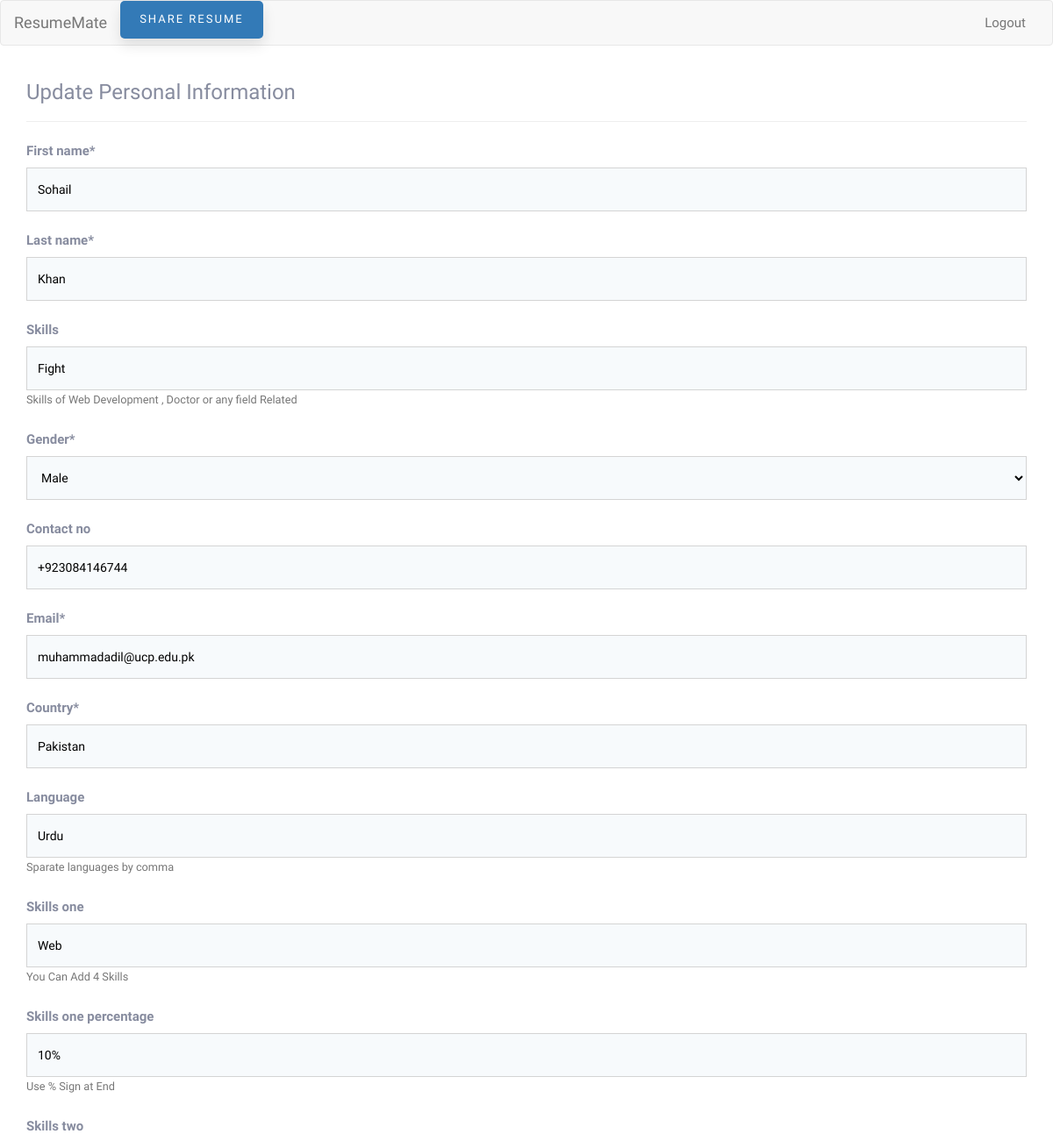
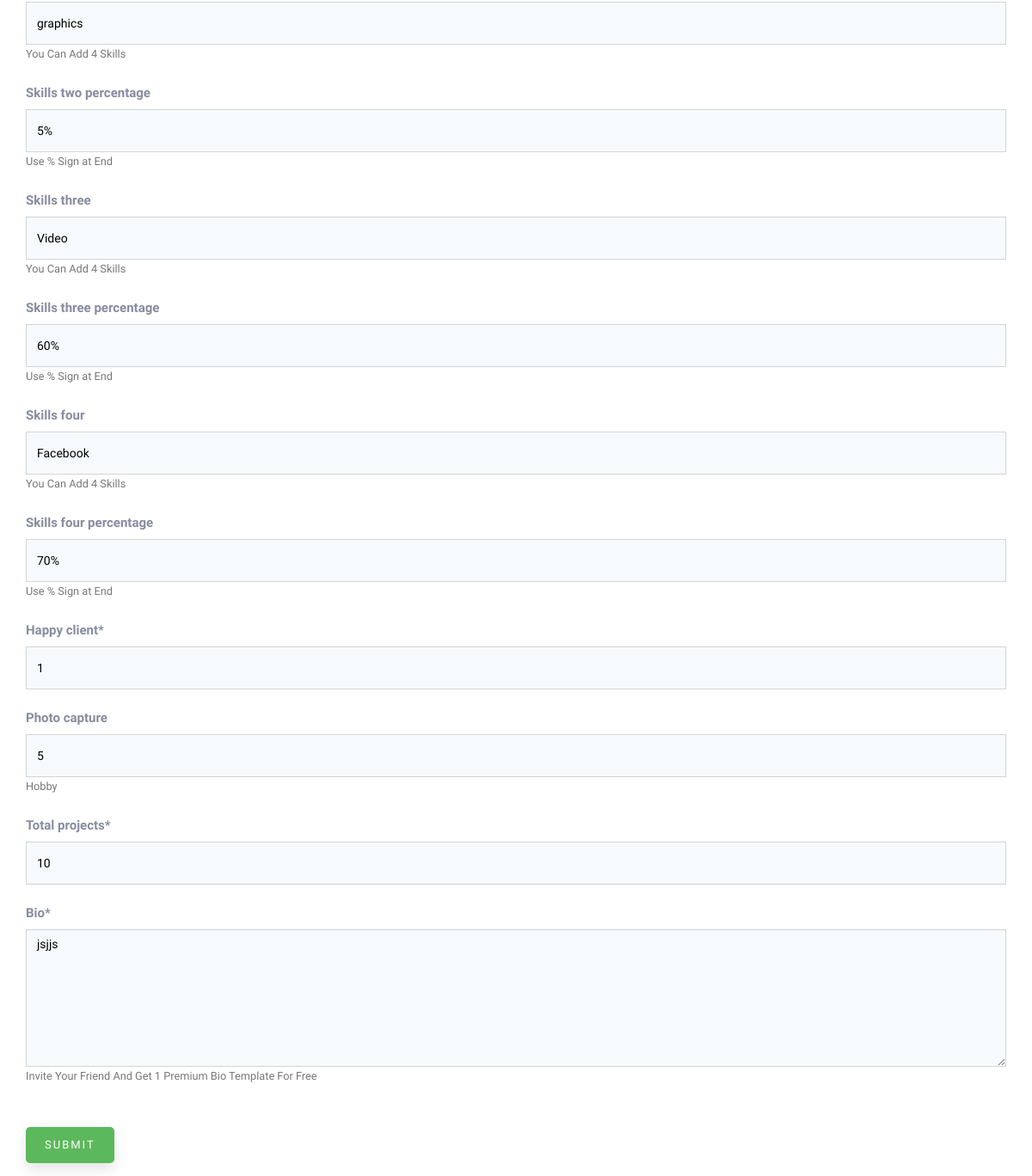
/cv/update/personal_info/2/ (signed in), run on the app's committed database (2 pictures, top to bottom).
### cv/models.py (models this page shows, shortened)
class PersonalInfo(models.Model):
    GENDER_CHOICE = (
        ("Male", "Male"),
        ("Female", "Female"),
    )
    user = models.OneToOneField(User,on_delete=models.CASCADE)
    first_name = models.CharField(max_length=50)
    last_name = models.CharField(max_length=50)
    tagline = models.CharField(
        max_length=50,
        blank=True,
        null=True,
        help_text="i.e: Web Developer"
        )
    gender = models.CharField(max_length=6, choices=GENDER_CHOICE)
    nationality = models.CharField(max_length=50)
    contact_no = models.CharField(max_length=14, null=True, blank=True)
    email = models.EmailField()
    address = models.CharField(max_length=200, null=True, blank=True)
    country = models.CharField(max_length=100)
    facebook=models.URLField(null=True, blank=True)
    linkedin=models.URLField(null=True, blank=True)
    twitter=models.URLField(null=True, blank=True)
    language = models.CharField(
        max_length=200,
        null=True,
        blank=True,
        help_text="Sparate languages by comma"
        )
    interest = models.CharField(
        max_length=400,
        null=True,
        blank=True,
        help_text="Sparate interests by comma"
        )
    skills= models.CharField(
        max_length=100,
        null=True,
        blank=True,
        help_text="Skills of Web Development , Doctor or any field Related"
    )
    skills_one = models.CharField(
        max_length=400,
        null=True,
        blank=True,
        help_text="You Can Add 4 Skills"
        )
    skills_one_percentage = models.CharField(
        max_length=100,
        null=True,
        blank=True,
        help_text="Use  %  Sign at End"
    )
    skills_two = models.CharField(
        max_length=400,
        null=True,
        blank=True,
        help_text="You Can Add 4 Skills"
    )
    skills_two_percentage = models.CharField(
        max_length=100,
        null=True,
        blank=True,
        help_text="Use  % Sign at End"
    )
    skills_three = models.CharField(
        max_length=400,
        null=True,
        blank=True,
        help_text="You Can Add 4 Skills"
    )
    skills_three_percentage = models.CharField(
        max_length=100,
        null=True,
        blank=True,
        help_text="Use  % Sign at End"
    )
    skills_four = models.CharField(
        max_length=400,
        null=True,
        blank=True,
        help_text="You Can Add 4 Skills"
    )
    skills_four_percentage = models.CharField(
        max_length=100,
        null=True,
        blank=True,
        help_text="Use  % Sign at End"
    )
    bio = models.TextField(help_text="Invite Your Friend And Get 1 Premium Bio Template For Free ")
    happy_client=models.IntegerField(default=1)
    telephonic_talk=models.IntegerField(default=0)
    total_projects=models.IntegerField(default=0)
    photo_capture=models.IntegerField(default=0,blank=True,help_text="Hobby")
    banner_picture_1 = models.ImageField(
        upload_to='profile_pics',
        null=True,
        blank=True,
        height_field="height_field",
        width_field="width_field",
    help_text = "Please Use 3046 x 4733 For Banner Picture Which Makes Your Resume Attractive  "
        )
    height_field = models.IntegerField(
        default=1200,
        null=True,
        blank=True,
        )
    width_field = models.IntegerField(
        default=800,
        null=True,
        blank=True,
        )

### cv/views.py (the view)
@login_required
def update_personal_info(request, pk):
    instance = get_object_or_404(PersonalInfo, pk=pk)
    if not request.user == instance.user:
        raise Http404
    else:
        form = PersonalInfoForm(
            request.POST or None,
            request.FILES or None,
            instance=instance
        )
        if form.is_valid():
            personal_info = form.save(commit=False)
            personal_info.user = request.user
            personal_info.save()
        context = {
            "form": form,
            "title": "Update Personal Information",
        }
        return render(request, "cv/create.html", context)

### cv/forms.py
class PersonalInfoForm(forms.ModelForm):
    class Meta:
        model = PersonalInfo
        fields = [
            "first_name",
            "last_name",
            "skills",
            "gender",
            "contact_no",
            "email",
            "country",
            "language",
            "skills_one",
            "skills_one_percentage",
            "skills_two",
            "skills_two_percentage",
            "skills_three",
            "skills_three_percentage",
            "skills_four",
            "skills_four_percentage",
            "happy_client",
            'photo_capture',
            'total_projects',
            "bio",
            ]

### cv/templates/cv/create.html (shortened to what this page needs)
{% extends "home/base.html" %}
{% load crispy_forms_tags %}
{% block content %}
<div class="container">
<h3>{{ title }}</h3>
<hr>
<form method="POST" action="" enctype='multipart/form-data'>
    {{ form|crispy }}
    <br>
    <input class="btn btn-success" type="submit" value='Submit'>
</form>
</div>
{% endblock content %}

### home/templates/home/base.html (shortened to what this page needs)
{% load static %}
<!DOCTYPE html>
 <html lang="en">
<head>
    <link rel="stylesheet" href='{% static "css/bootstrap.min.css" %}'>
    <link rel="stylesheet" href='{% static "font-awesome/css/font-awesome.css" %}'>
    <link id="theme-style" rel="stylesheet" href='{% static "css/styles.css" %}'>
</head>
<body>
    {% include 'home/navbar.html' %}
    {% block content %}
    {% endblock content %}
</body>
</html>

### home/templates/home/navbar.html (shortened to what this page needs)
<nav class="navbar navbar-default">
  <div class="container-fluid">
    <div class="navbar-header">
      <a class="navbar-brand" href="{% url 'home' %}">ResumeMate</a>
    </div>
    <div class="collapse navbar-collapse" id="bs-example-navbar-collapse-1">
      <ul class="nav navbar-nav">
        {% if request.user.is_authenticated %}
        <button style="float: right;" type="button" class="btn btn-primary" data-toggle="modal" data-target="#exampleModal">
  Share Resume
</button>
        {% endif %}
      </ul>
      <ul class="nav navbar-nav navbar-right">
        {% if request.user.is_authenticated %}
        <li><a href="{% url 'logout' %}">Logout</a></li>
        {% else %}
        <li><a href="{% url 'login' %}">Login</a></li>
        <li><a href="{% url 'register' %}">Register</a></li>
        {% endif %}
      </ul>
    </div>
  </div>
</nav>

### resumecreator/static/pro/css/styles.css (style rules this page uses)
body { font-family: 'Work Sans', sans-serif; -webkit-font-smoothing: antialiased; font-smoothing: antialiased; font-size: 15px; line-height: 1.8; color: #878C9F; }
.btn { font-size: 13px; text-transform: uppercase; font-weight: 500; letter-spacing: 2px; padding: 12px 22px; border-radius: 5px; border: none; box-shadow: 0px 8px 15px rgba(0, 0, 0, 0.1); }
.form-group { position: relative; width: 100%; margin-bottom: 20px; }
.form-group .form-control { outline: none; box-shadow: none; height: 50px; border: 1px solid #d4d4d4; width: 100%; font-size: 14px; color: #000; background: #f7fafc; border-radius: 0; }
.form-group textarea.form-control { height: 160px; }

### data on the page
PersonalInfo: first_name "Sohail", last_name "Khan", skills "Fight", gender "Male", contact_no "+923084146744", email "muhammadadil@ucp.edu.pk", country "Pakistan", language "Urdu", skills_one "Web", skills_one_percentage "10%", skills_two "graphics", skills_two_percentage "5%", skills_three "Video", skills_three_percentage "60%", skills_four "Facebook", skills_four_percentage "70%", happy_client "1", photo_capture "5", total_projects "10", bio "jsjjs"

### other printed values
{{ title }} "Update Personal Information"
